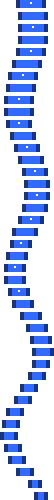
#> input picture _ART_SOURCES/nightwing_entrance_1027/flame-1.png, 27 x 250 px, given in place of ace.png, which was not available (shown 2 times larger)
$ python build.py
#> lines starting #> are read from the running program, lines starting #| are printed output that depends on the picture; pictures that were not available may be replaced by others from this repository, and a replacement may not be noted
from pathlib import Path
from PIL import Image,ImageDraw
import json,math,os,shutil,subprocess
W=Path(__file__).resolve().parent;R=W.parents[1];D=W/'compiled';D.mkdir(exist_ok=True)
im=Image.open(R/'assets/game/levels/stage_06/boss/sky_repair_1004i/ace.png').convert('RGBA');frames=[];groups={};size=272
#> further down, im is the input picture: PIL image 27x250 RGBA; mean R, G, B, A 12.5, 25.8, 61.9, 74.6
def pad(q):
 c=Image.new('RGBA',(size,size));c.alpha_composite(q,((size-q.width)//2,(size-q.height)//2));return c
#> after `c = Image.new('RGBA', (size, size))`: c: PIL image 272x272 RGBA; every value is 0
#> after `c.alpha_composite(q, ((size - q.width) // 2, (size - q.height) // 2))`:
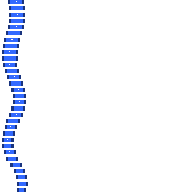
#> q: PIL image 184x192 RGBA; mean R, G, B, A 2.2, 4.5, 10.7, 12.6; transparent parts drawn white
#> after `c.alpha_composite(q, ((size - q.width) // 2, (size - q.height) // 2))`:
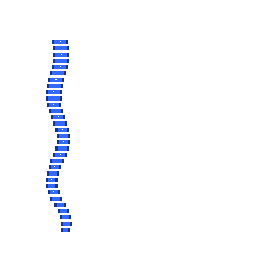
#> c: PIL image 272x272 RGBA; mean R, G, B, A 1, 2.1, 5.1, 6; transparent parts drawn white
def native(i):return pad(im.crop((i*176,0,(i+1)*176,184)).resize((184,192),Image.Resampling.NEAREST))
def add(name,ff):groups[name]={'start':len(frames),'count':len(ff)};frames.extend(ff)
def thrust(q,i):
#> (the run stopped early here; a loop or call above may not have finished)

$ run again, on _ART_SOURCES/nightwing_entrance_1027/flame-5.png
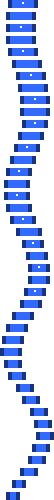
#> input picture _ART_SOURCES/nightwing_entrance_1027/flame-5.png, 27 x 250 px, given in place of ace.png, which was not available (shown 2 times larger)
#> im is the input picture: PIL image 27x250 RGBA; mean R, G, B, A 12.5, 25.8, 61.9, 74.6
#> c: PIL image 272x272 RGBA; every value is 0
#> in pad, `c.alpha_composite(q, ((size - q.width) // 2, (size - q.height) // 2))`:
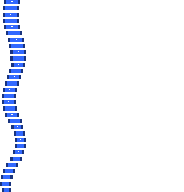
#> q: PIL image 184x192 RGBA; mean R, G, B, A 2.2, 4.5, 10.7, 12.6; transparent parts drawn white
#> in pad, `c.alpha_composite(q, ((size - q.width) // 2, (size - q.height) // 2))`:
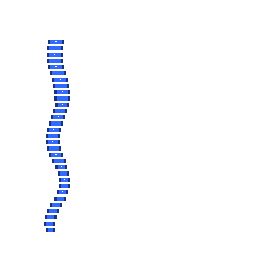
#> c: PIL image 272x272 RGBA; mean R, G, B, A 1, 2.1, 5.1, 6; transparent parts drawn white

$ run again, on _ART_SOURCES/nightwing_entrance_1027/flame-7.png
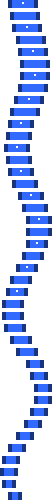
#> input picture _ART_SOURCES/nightwing_entrance_1027/flame-7.png, 26 x 250 px, given in place of ace.png, which was not available (shown 2 times larger)
#> im is the input picture: PIL image 26x250 RGBA; mean R, G, B, A 13, 26.7, 64.3, 77.5
#> c: PIL image 272x272 RGBA; every value is 0
#> in pad, `c.alpha_composite(q, ((size - q.width) // 2, (size - q.height) // 2))`:
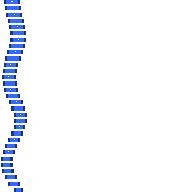
#> q: PIL image 184x192 RGBA; mean R, G, B, A 2.2, 4.5, 10.7, 12.7; transparent parts drawn white
#> in pad, `c.alpha_composite(q, ((size - q.width) // 2, (size - q.height) // 2))`:
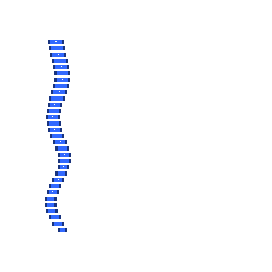
#> c: PIL image 272x272 RGBA; mean R, G, B, A 1, 2.1, 5.1, 6.1; transparent parts drawn white
